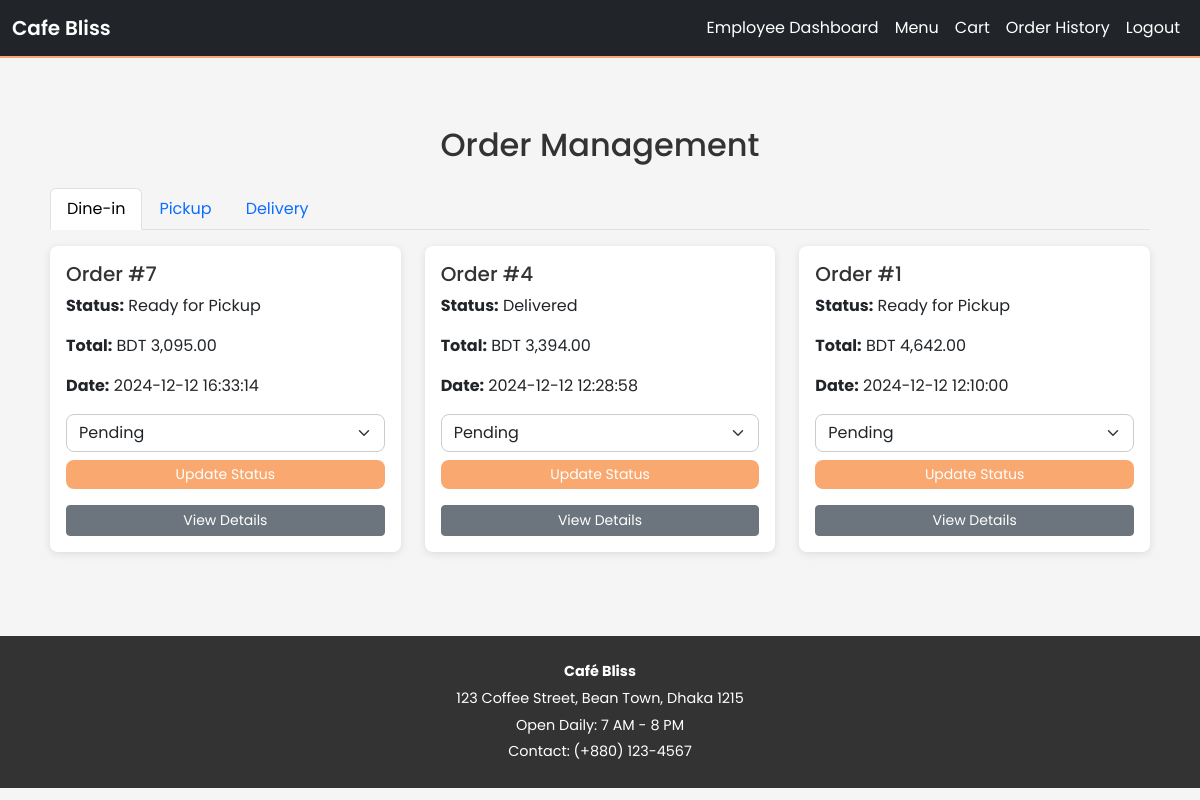
The app's page /employee_dashboard.php (signed in) with its own data.
### tables this page shows
CREATE TABLE `orders` (
  `order_id` int(11) NOT NULL,
  `user_id` int(11) UNSIGNED NOT NULL,
  `order_date` timestamp NOT NULL DEFAULT current_timestamp(),
  `delivery_type` enum('Dine-in','Pickup','Delivery') NOT NULL,
  `order_status` varchar(50) NOT NULL DEFAULT '''Pending''',
  `payment_method` enum('Cash on Delivery','Bank Transfer','Bkash') NOT NULL,
  `total_amount` decimal(10,2) NOT NULL,
  `delivery_address` varchar(255) DEFAULT NULL,
  `delivery_person` varchar(100) DEFAULT NULL,
  `modified_by` int(11) DEFAULT NULL
);

### html/employee_dashboard.php (the view, shortened to what this page needs)
<?php
require '../php/db_connect.php';
function fetch_orders_by_type($conn, $type) {
    $stmt = $conn->prepare("SELECT order_id, user_id, order_date, order_status, total_amount, delivery_address FROM orders WHERE delivery_type = ? ORDER BY order_date DESC");
    $stmt->bind_param("s", $type);
    $stmt->execute();
    $result = $stmt->get_result();
    $orders = [];
    while ($row = $result->fetch_assoc()) {
        $orders[] = $row;
    }
    return $orders;
}
$dine_in_orders = fetch_orders_by_type($conn, 'Dine-in');
?>
<!DOCTYPE html>
<html lang="en">
<head>
    <link rel="stylesheet" href="../bootstrap-5.3.3-dist/css/bootstrap.min.css">
    <link rel="stylesheet" href="../css/global.css">
</head>
<body>
    <?php include 'navbar.php'; ?>
    <div class="container mt-5">
        <h2 class="text-center mb-4">Order Management</h2>
        <ul class="nav nav-tabs" id="orderTabs" role="tablist">
            <li class="nav-item"><a class="nav-link active" id="dinein-tab" data-bs-toggle="tab" href="#dinein" role="tab">Dine-in</a></li>
            <li class="nav-item"><a class="nav-link" id="pickup-tab" data-bs-toggle="tab" href="#pickup" role="tab">Pickup</a></li>
            <li class="nav-item"><a class="nav-link" id="delivery-tab" data-bs-toggle="tab" href="#delivery" role="tab">Delivery</a></li>
        </ul>
        <div class="tab-content mt-3">
            <div class="tab-pane fade show active" id="dinein" role="tabpanel">
                <?php if (empty($dine_in_orders)): ?>
                    <div class="alert alert-info">No Dine-in orders.</div>
                <?php else: ?>
                    <div class="row">
                        <?php foreach($dine_in_orders as $o): ?>
                            <div class="col-md-4 mb-4">
                                <div class="card p-3">
                                    <h5>Order #<?php echo $o['order_id']; ?></h5>
                                    <p><strong>Status:</strong> <?php echo htmlspecialchars($o['order_status']); ?></p>
                                    <p><strong>Total:</strong> BDT <?php echo number_format($o['total_amount'], 2); ?></p>
                                    <p><strong>Date:</strong> <?php echo htmlspecialchars($o['order_date']); ?></p>
                                    <form action="../php/update_order_status.php" method="POST" class="mb-2">
                                        <select name="order_status" class="form-select mb-2">
                                            <option value="Pending">Pending</option>
                                        </select>
                                        <button type="submit" class="btn btn-primary btn-sm w-100">Update Status</button>
                                    </form>
                                    <a href="order_details.php?order_id=<?php echo $o['order_id']; ?>" class="btn btn-secondary btn-sm w-100 mt-2">View Details</a>
                                </div>
                            </div>
                        <?php endforeach; ?>
                    </div>
                <?php endif; ?>
            </div>
        </div>
    </div>
    <div class="footer">
        <p><strong>Café Bliss</strong></p>
        <p>123 Coffee Street, Bean Town, Dhaka 1215</p>
        <p>Open Daily: 7 AM - 8 PM</p>
        <p>Contact: (+880) 123-4567</p>
    </div>
</body>
</html>

### css/global.css (style rules this page uses)
:root { --primary-color: #F9A870; --primary-hover: #f38b5d; --bg-color: #F5F5F5; --text-color: #333; --border-radius: 8px; --transition-speed: 0.3s; --box-shadow: 0 2px 8px rgba(0,0,0,0.1); }
body { font-family: 'Poppins', sans-serif; background-color: var(--bg-color); color: var(--text-color); margin: 0; padding: 0; }
.container { padding: 20px; }
h1, h2, h3, h4, h5 { color: var(--text-color); font-weight: 500; }
.btn-primary { background-color: var(--primary-color); border: none; border-radius: var(--border-radius); color: #fff; transition: background-color var(--transition-speed), transform var(--transition-speed); }
.form-control, .form-select { border: 1px solid #ccc; border-radius: var(--border-radius); transition: border-color var(--transition-speed); }
.card { border: none; border-radius: var(--border-radius); box-shadow: var(--box-shadow); background-color: #fff; transition: transform var(--transition-speed); }
.footer { background-color: var(--text-color); color: #fff; padding: 20px; text-align: center; font-size: 0.9em; margin-top: 40px; }
.footer p { margin: 5px 0; }
.fade-in { opacity: 0; animation: fadeInAnim var(--transition-speed) forwards; }

### records on screen
orders: order_id "7", order_status "Ready for Pickup", total_amount "3,095.00", order_date "2024-12-12 16:33:14"
orders: order_id "4", order_status "Delivered", total_amount "3,394.00", order_date "2024-12-12 12:28:58"
orders: order_id "1", order_status "Ready for Pickup", total_amount "4,642.00", order_date "2024-12-12 12:10:00"
